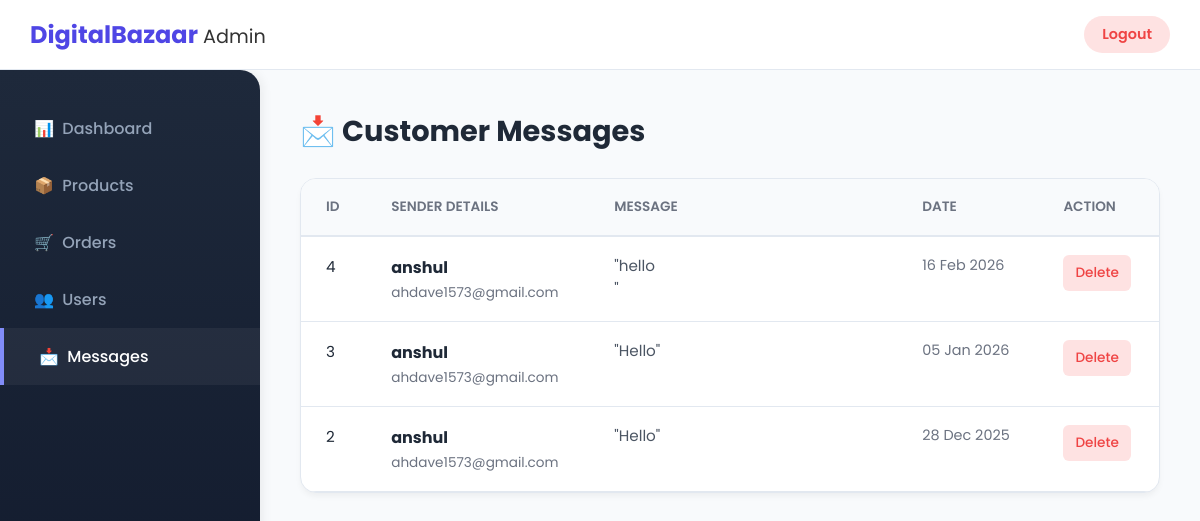
Screenshot of /admin/contactus.php (signed in) with the database file from the repository.
### tables this page shows
CREATE TABLE `contact_messages` (
  `id` int(11) NOT NULL,
  `name` varchar(100) NOT NULL,
  `email` varchar(150) NOT NULL,
  `message` text NOT NULL,
  `created_at` timestamp NOT NULL DEFAULT current_timestamp()
);

### admin/contactus.php (the view, shortened to what this page needs)
<?php
include("../config/db.php");
$messages = mysqli_query($conn, "SELECT * FROM contact_messages ORDER BY id DESC");
?>
<!DOCTYPE html>
<html lang="en">
<head>
</head>
<body>
<div class="navbar">
    <div class="navbar-brand">DigitalBazaar <span style="font-weight:400; font-size:0.8em; color:#333;">Admin</span></div>
    <a href="logout.php" class="logout-btn">Logout</a>
</div>
<div class="sidebar">
    <a href="dashboard.php" title="Dashboard"><span>📊</span> &nbsp; Dashboard</a>
    <a href="products.php" title="Products"><span>📦</span> &nbsp; Products</a>
    <a href="orders.php" title="Orders"><span>🛒</span> &nbsp; Orders</a>
    <a href="users.php" title="Users"><span>👥</span> &nbsp; Users</a>
    <a href="contactus.php" class="active" title="Messages"><span>📩</span> &nbsp; Messages</a>
</div>
<div class="content">
    <h2>📩 Customer Messages</h2>
    <div class="table-card">
        <div class="table-responsive">
            <table>
                <thead>
                    <tr>
                        <th>ID</th>
                        <th>Sender Details</th>
                        <th>Message</th>
                        <th>Date</th>
                        <th>Action</th>
                    </tr>
                </thead>
                <tbody>
                    <?php if(mysqli_num_rows($messages) > 0): ?>
                        <?php while($row = mysqli_fetch_assoc($messages)): ?>
                        <tr>
                            <td><?= $row['id']; ?></td>
                            <td>
                                <div class="sender-info">
                                    <b><?= htmlspecialchars($row['name']); ?></b>
                                    <span><?= htmlspecialchars($row['email']); ?></span>
                                </div>
                            </td>
                            <td>
                                <div class="message-preview">
                                    "<?= nl2br(htmlspecialchars($row['message'])); ?>"
                                </div>
                            </td>
                            <td style="color:#6b7280; font-size:0.9rem;">
                                <?= date('d M Y', strtotime($row['created_at'])); ?>
                            </td>
                            <td>
                                <a href="contactus.php?delete=<?= $row['id']; ?>"
                                   class="btn-delete"
                                   onclick="return confirm('Are you sure you want to delete this message?');">
                                   Delete
                                </a>
                            </td>
                        </tr>
                        <?php endwhile; ?>
                    <?php endif; ?>
                </tbody>
            </table>
        </div>
    </div>
</div>
</body>
</html>

### admin/contactus.php (style rules this page uses)
:root { --primary: #4f46e5; --secondary: #818cf8; --bg: #f8fafc; --card-bg: #ffffff; --text-main: #1f2937; --text-muted: #6b7280; --border: #e2e8f0; --danger: #ef4444; }
* { box-sizing: border-box; transition: all 0.2s ease; }
body { margin: 0; font-family: 'Poppins', sans-serif; background: var(--bg); color: var(--text-main); }
.navbar { position: fixed; top: 0; left: 0; right: 0; height: 70px; background: rgba(255,255,255,0.95); backdrop-filter: blur(10px); display: flex; align-items: center; justify-content: space-between; padding: 0 30px; border-bottom: 1px solid var(--border); z-index: 100; }
.navbar-brand { font-size: 1.5rem; font-weight: 700; color: var(--primary); }
.logout-btn { background: #fee2e2; color: var(--danger); padding: 8px 18px; border-radius: 50px; text-decoration: none; font-weight: 600; font-size: 0.9rem; }
.sidebar { position: fixed; top: 70px; left: 0; bottom: 0; width: 260px; background: linear-gradient(180deg, #1e293b 0%, #0f172a 100%); padding-top: 30px; box-shadow: 4px 0 10px rgba(0,0,0,0.05); border-top-right-radius: 20px; }
.sidebar a { display: flex; align-items: center; padding: 16px 30px; color: #94a3b8; text-decoration: none; font-weight: 500; border-left: 4px solid transparent; }
.sidebar a:hover, .sidebar a.active { background: rgba(255,255,255,0.05); color: #fff; border-left: 4px solid var(--secondary); padding-left: 35px; }
.content { margin-left: 260px; margin-top: 70px; padding: 40px; }
h2 { margin-top: 0; font-size: 1.8rem; margin-bottom: 25px; }
.table-card { background: var(--card-bg); border-radius: 16px; box-shadow: 0 4px 6px -1px rgba(0,0,0,0.05); border: 1px solid var(--border); overflow: hidden; }
.table-responsive { width: 100%; overflow-x: auto; }
table { width: 100%; border-collapse: collapse; white-space: nowrap; }
thead { background: #f8fafc; border-bottom: 2px solid var(--border); }
th { text-align: left; padding: 18px 25px; color: var(--text-muted); font-size: 0.85rem; font-weight: 600; text-transform: uppercase; }
td { padding: 18px 25px; border-bottom: 1px solid var(--border); color: var(--text-main); font-size: 0.95rem; vertical-align: top; }
.message-preview { white-space: normal; min-width: 250px; max-width: 450px; line-height: 1.5; color: #4b5563; }
.sender-info b { display: block; color: var(--text-main); font-size: 1rem; }
.sender-info span { font-size: 0.85rem; color: var(--text-muted); }
.btn-delete { background: #fee2e2; color: var(--danger); padding: 8px 12px; border-radius: 6px; text-decoration: none; font-size: 0.85rem; font-weight: 500; display: inline-block; transition: 0.2s; }

### rows the page displays
contact_messages: id "4", name "anshul", email "ahdave1573@gmail.com", message "hello", created_at "16 Feb 2026"
contact_messages: id "3", name "anshul", email "ahdave1573@gmail.com", message "Hello", created_at "05 Jan 2026"
contact_messages: id "2", name "anshul", email "ahdave1573@gmail.com", message "Hello", created_at "28 Dec 2025"
